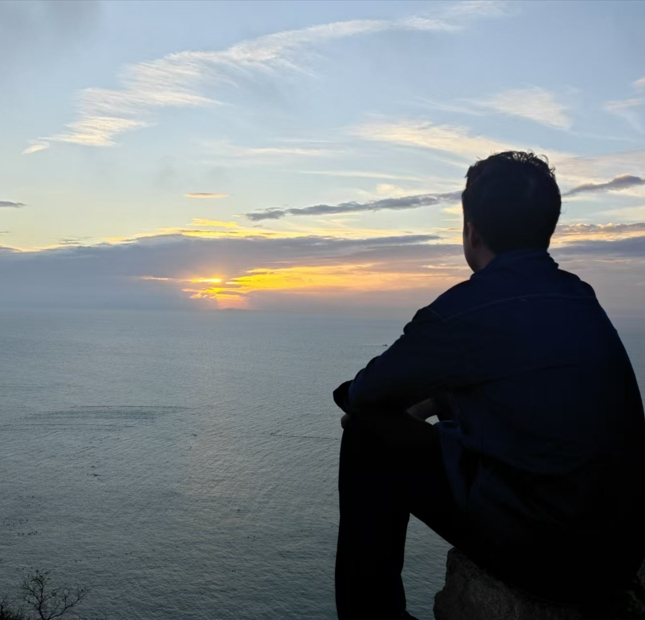
#> input picture python/pillowtry/assets/touxiang.ppm, 645 x 620 px
$ python test.py assets/touxiang.ppm
#> lines starting #> are read from the running program, lines starting #| are printed output that depends on the picture
from PIL import Image
import os, sys

# [49 lines of commented-out code are left out]


image1 = Image.open('assets/touxiang.ppm')
#> image1 is the input picture: PIL image 645x620 RGB; mean R, G, B 116.5, 123.3, 126.7
box = (0, 0, 200, 200)
region = image1.crop(box)
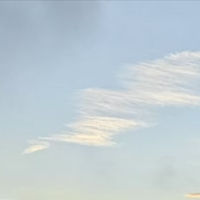
#> region: PIL image 200x200 RGB; mean R, G, B 192.4, 205.5, 212.1
region.show()
